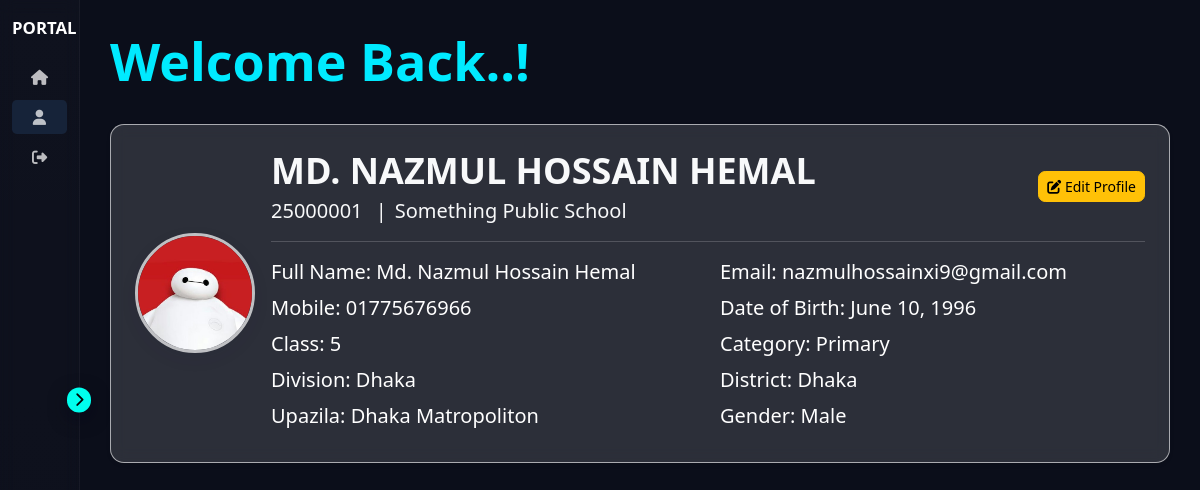
Screenshot of /profile/ (signed in) with the database file from the repository.
### Registration/models.py (models this page shows, shortened)
class Student(models.Model):
    user = models.OneToOneField(
        User,
        on_delete=models.CASCADE,
        related_name="student_profile"
    )
    full_name = models.CharField(max_length=200, default="Unknown")
    school_name = models.CharField(max_length=200, default="Not Provided")
    phone = models.CharField(max_length=20, default="N/A")
    division = models.CharField(max_length=100, default="Not Selected")
    district = models.CharField(max_length=100, default="Not Selected")
    upazila = models.CharField(max_length=100, default="Not Selected")
    gender = models.CharField(max_length=20, default="Not Specified")
    student_class = models.CharField(max_length=20, default="Unknown")
    category_name = models.CharField(max_length=50, default="Unknown")
    dob = models.DateField(default=timezone.now)  # Prevent migration error
    created_at = models.DateTimeField(auto_now_add=True)
    updated_at = models.DateTimeField(auto_now=True)

### Registration/views.py (the view, shortened to what this page needs)
# urls.py: path("profile/", views.profile_view, name="profile"),
@never_cache
def profile_view(request):
    if not request.user.is_authenticated:
        messages.info(request, "Login First")
        return redirect("app:login")
        messages.info(request, "Login First")
        return redirect("app:login")
    year = active_year() + 1
    try:
        student = Student.objects.get(user=request.user)
    except Student.DoesNotExist:
        if request.user.is_staff or request.user.is_superuser:
            return redirect('app:admin_view')
        student = Student.objects.create(user=request.user, full_name=request.user.get_full_name() or request.user.username)
    year0 = active_year()
    YearModel = get_year_model(year0)
    registered_for_year = YearModel.objects.filter(username=request.user.username).exists()
    show_update = request.GET.get("show_update") or request.GET.get("register")
    form = None
    if (show_update or registered_for_year) and not form:
        form = ExistingUserUpdateForm(instance=student)
        form.fields["email"].initial = request.user.email
        form.fields['division'].choices = [("", "-- Select Division --")] + [(d, d) for d in DIVISION_LIST]
        if student.division in GEOGRAPHY_DATA:
            districts = list(GEOGRAPHY_DATA[student.division].keys())
            form.fields['district'].choices = [("", "-- Select District --")] + [(d, d) for d in districts]
        if student.division in GEOGRAPHY_DATA and student.district in GEOGRAPHY_DATA[student.division]:
            upazilas = GEOGRAPHY_DATA[student.division][student.district]
            form.fields['upazila'].choices = [("", "-- Select Upazila --")] + [(u, u) for u in upazilas]
    profile = Student.objects.select_related('user').get(user=request.user)
    return render(
        request,
        "profile.html",
        {
            "form": form,
            "show_update": show_update,
            "show_modal": show_update or registered_for_year,  # Show modal HTML if registering or editing
            "year": year,
            "profile_info": profile,
            "registered_for_year": registered_for_year
        }
    )

### Registration/models.py (called while the page is built, shortened)
def get_year_model(year: int):
    app_label = __name__.split(".")[0]
    model_name = f"Year{year}"  # Valid Python class name
    try:
        return apps.get_model(app_label, model_name)
    except LookupError:
        pass

def active_year():
    return getattr(settings, "ACTIVE_YEAR", timezone.now().year)

### Registration/templates/profile.html (shortened to what this page needs)
{% extends "base.html" %}
{% load static %}
{% block links %}
    <link rel="stylesheet" href="{% static 'css/profile.css' %}">
{% endblock links %}
{% block content %}
<h2 class="mb-3">
    <span class="welcome">Welcome Back..!</span>
</h2>
<div class="py-3">
    <div class="glass-card p-3 p-md-4 shadow-sm">
        <div class="row g-3 align-items-center">
            <div class="col-auto text-center">
                <img src="{% static 'img/profile.jpg' %}" alt="avatar" class="rounded-circle avatar">
            </div>
            <div class="col">
                <div class="d-flex flex-column flex-sm-row align-items-sm-center justify-content-between">
                    <div>
                        <h3 class="mb-1 t-fullname fw-bold text-light" style="text-transform: uppercase;">{{ profile_info.full_name }}</h3>
                        <div class="text-light ptitle-info">
                            {{ user.username }}
                            {% if profile_info.school_name %}<span class="mx-2">|</span>{{ profile_info.school_name }}{% endif %}
                        </div>
                    </div>
                    <div class="mt-3 mt-sm-0">
                        {% if not registered_for_year %}
                            <a href="{% url 'app:profile' %}?register=1" class="btn btn-info btn-sm">
                                <i class="fa-solid fa-user-plus"></i> <span class="ex-reg"> Register for {{ year }}</span>
                            </a>
                        {% else %}
                            <button class="btn btn-warning btn-sm" data-bs-toggle="modal" data-bs-target="#updateModal">
                                <i class="fa-solid fa-pen-to-square"></i> Edit Profile
                            </button>
                        {% endif %}
                    </div>
                </div>
                <hr class="my-3">
                <div class="row">
                    <div class="col-md-6 mb-2">
                        <div class="profile-label">Full Name: {{ profile_info.full_name}}</div>
                    </div>
                    <div class="col-md-6 mb-2">
                        <div class="profile-label">Email: {{  user.email }}</div>
                    </div>
                    <div class="col-md-6 mb-2">
                        <div class="profile-label">Mobile: {{ profile_info.phone }}</div>
                    </div>
                    <div class="col-md-6 mb-2">
                        <div class="profile-label">Date of Birth: {{ profile_info.dob }}</div>
                    </div>
                    <div class="col-md-6 mb-2">
                        <div class="profile-label">Class: {{ profile_info.student_class }}</div>
                    </div>
                    <div class="col-md-6 mb-2">
                        <div class="profile-label">Category: {{ profile_info.category_name }}</div>
                    </div>
                    <div class="col-md-6 mb-2">
                        <div class="profile-label">Division: {{ profile_info.division }}</div>
                    </div>
                    <div class="col-md-6 mb-2">
                        <div class="profile-label">District: {{ profile_info.district }}</div>
                    </div>
                    <div class="col-md-6 mb-2">
                        <div class="profile-label">Upazila: {{ profile_info.upazila }}</div>
                    </div>
                    <div class="col-md-6 mb-2">
                        <div class="profile-label">Gender: {{ profile_info.gender }}</div>
                    </div>
                </div>
            </div>
        </div>
    </div>
</div>
{% endblock %}

### static/css/base.css (style rules this page uses)
:root { --bg-900: #0b0e1a; --panel-800: rgba(255, 255, 255, 0.04); --muted: rgba(255, 255, 255, 0.72); --accent: #4d9bff; --accent-opaque: rgba(77, 155, 255, 0.12); --sp-xxs: 0.25rem; --sp-xs: 0.5rem; --sp-sm: 0.75rem; --sp-md: 1rem; --sp-lg: 1.5rem; --sp-xl: 2rem; --toggle-size: 1.55rem; --sidebar-collapsed: clamp(3rem, 9vw, 5rem); --sidebar-expanded: clamp(10rem, 15vw, 12rem); --bp-sm: 36rem; --bp-md: 48rem; --bp-lg: 62rem; --bp-xl: 75rem; font-family: "Inter", system-ui, -apple-system, "Segoe UI", Roboto, "Helvetica Neue", Arial; color-scheme: dark; }
html, body { height: 100%; }
body { margin: 0; background: var(--bg-900); color: var(--muted); font-size: 16px; line-height: 1.4; -webkit-font-smoothing: antialiased; }
.btn { border-radius: 0.45rem; }

### static/css/profile.css (style rules this page uses)
.glass-card { background: rgba(255, 255, 255, 0.138); -webkit-backdrop-filter: blur(8px); backdrop-filter: blur(8px); border: 1px solid rgba(255,255,255,0.6); border-radius: 14px; }
.avatar { width: 120px; height: 120px; object-fit: cover; border: 3px solid rgba(255,255,255,0.7); box-shadow: 0 6px 18px rgba(12,35,64,0.06); }
.t-fullname { font-size: 36px; }
.ptitle-info { font-size: 20px; font-weight: 500; }
.profile-label { display: flex !important; color: #ffffff; font-size: 20px; font-weight: 400 !important; }
.welcome { font-size: 52px; font-weight:600; color:#00eaff; }

### rows the page displays
Student: full_name "MD. NAZMUL HOSSAIN HEMAL", school_name "Something Public School", full_name "Md. Nazmul Hossain Hemal", phone "01775676966", dob "June 10, 1996", student_class "5", category_name "Primary", division "Dhaka", district "Dhaka", upazila "Dhaka Matropoliton", gender "Male"

### other values shown
{{ user.username }} "25000001"
{{ user.email }} "nazmulhossainxi9@gmail.com"
